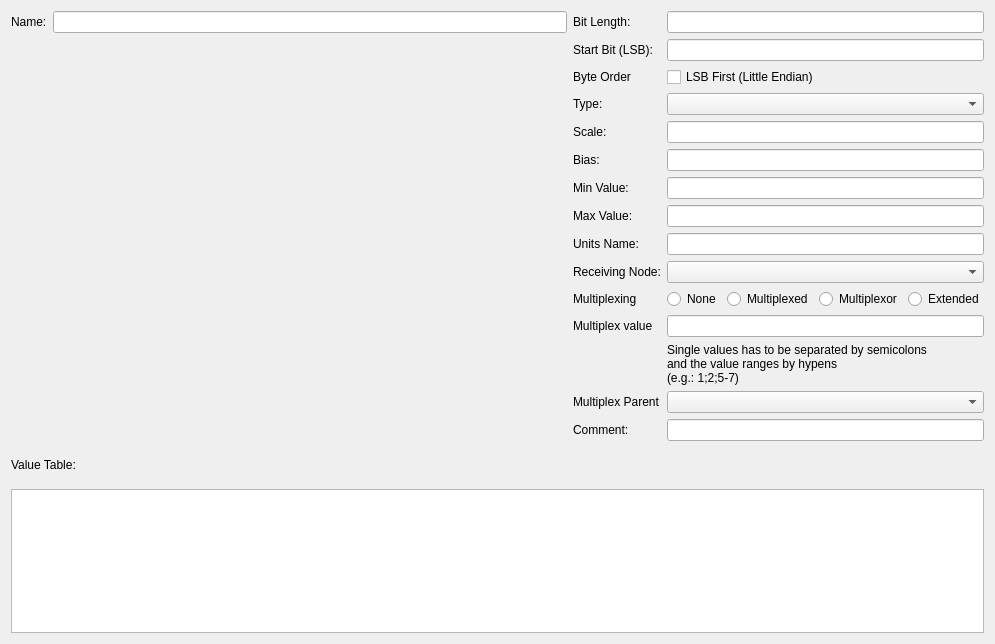
<?xml version="1.0" encoding="UTF-8"?>
<ui version="4.0">
 <class>DBCSignalEditor</class>
 <widget class="QDialog" name="DBCSignalEditor">
  <property name="geometry">
   <rect>
    <x>0</x>
    <y>0</y>
    <width>995</width>
    <height>644</height>
   </rect>
  </property>
  <property name="windowTitle">
   <string>Signal Editor</string>
  </property>
  <layout class="QVBoxLayout" name="verticalLayout" stretch="10,1,4">
   <item>
    <layout class="QHBoxLayout" name="horizontalLayout" stretch="2,1">
     <item>
      <layout class="QVBoxLayout" name="verticalLayout_2">
       <item>
        <layout class="QHBoxLayout" name="horizontalLayout_3">
         <item>
          <widget class="QLabel" name="label">
           <property name="text">
            <string>Name:</string>
           </property>
          </widget>
         </item>
         <item>
          <widget class="QLineEdit" name="txtName"/>
         </item>
        </layout>
       </item>
       <item>
        <widget class="CANDataGrid" name="bitfield" native="true">
         <property name="sizePolicy">
          <sizepolicy hsizetype="Expanding" vsizetype="Expanding">
           <horstretch>0</horstretch>
           <verstretch>0</verstretch>
          </sizepolicy>
         </property>
         <property name="minimumSize">
          <size>
           <width>300</width>
           <height>300</height>
          </size>
         </property>
        </widget>
       </item>
      </layout>
     </item>
     <item>
      <layout class="QFormLayout" name="formLayout_2">
       <item row="0" column="0">
        <widget class="QLabel" name="label_4">
         <property name="text">
          <string>Bit Length:</string>
         </property>
        </widget>
       </item>
       <item row="0" column="1">
        <widget class="QLineEdit" name="txtBitLength"/>
       </item>
       <item row="1" column="0">
        <widget class="QLabel" name="label_startbit">
         <property name="text">
          <string>Start Bit (LSB):</string>
         </property>
        </widget>
       </item>
       <item row="1" column="1">
        <widget class="QLineEdit" name="txtStartBit"/>
       </item>
       <item row="2" column="0">
        <widget class="QLabel" name="label_5">
         <property name="text">
          <string>Byte Order</string>
         </property>
        </widget>
       </item>
       <item row="2" column="1">
        <widget class="QCheckBox" name="cbIntelFormat">
         <property name="text">
          <string>LSB First (Little Endian)</string>
         </property>
        </widget>
       </item>
       <item row="3" column="0">
        <widget class="QLabel" name="label_6">
         <property name="text">
          <string>Type:</string>
         </property>
        </widget>
       </item>
       <item row="3" column="1">
        <widget class="QComboBox" name="comboType"/>
       </item>
       <item row="4" column="0">
        <widget class="QLabel" name="label_7">
         <property name="text">
          <string>Scale:</string>
         </property>
        </widget>
       </item>
       <item row="4" column="1">
        <widget class="QLineEdit" name="txtScale"/>
       </item>
       <item row="5" column="0">
        <widget class="QLabel" name="label_8">
         <property name="text">
          <string>Bias:</string>
         </property>
        </widget>
       </item>
       <item row="5" column="1">
        <widget class="QLineEdit" name="txtBias"/>
       </item>
       <item row="6" column="0">
        <widget class="QLabel" name="label_9">
         <property name="text">
          <string>Min Value:</string>
         </property>
        </widget>
       </item>
       <item row="6" column="1">
        <widget class="QLineEdit" name="txtMinVal"/>
       </item>
       <item row="7" column="0">
        <widget class="QLabel" name="label_10">
         <property name="text">
          <string>Max Value:</string>
         </property>
        </widget>
       </item>
       <item row="7" column="1">
        <widget class="QLineEdit" name="txtMaxVal"/>
       </item>
       <item row="8" column="0">
        <widget class="QLabel" name="label_12">
         <property name="text">
          <string>Units Name:</string>
         </property>
        </widget>
       </item>
       <item row="8" column="1">
        <widget class="QLineEdit" name="txtUnitName"/>
       </item>
       <item row="9" column="0">
        <widget class="QLabel" name="label_11">
         <property name="text">
          <string>Receiving Node:</string>
         </property>
        </widget>
       </item>
       <item row="9" column="1">
        <widget class="QComboBox" name="comboReceiver"/>
       </item>
       <item row="10" column="0">
        <widget class="QLabel" name="label_14">
         <property name="text">
          <string>Multiplexing</string>
         </property>
        </widget>
       </item>
       <item row="10" column="1">
        <layout class="QHBoxLayout" name="horizontalLayout_2">
         <item>
          <widget class="QRadioButton" name="rbNotMulti">
           <property name="text">
            <string>None</string>
           </property>
          </widget>
         </item>
         <item>
          <widget class="QRadioButton" name="rbMultiplexed">
           <property name="text">
            <string>Multiplexed</string>
           </property>
          </widget>
         </item>
         <item>
          <widget class="QRadioButton" name="rbMultiplexor">
           <property name="text">
            <string>Multiplexor</string>
           </property>
          </widget>
         </item>
         <item>
          <widget class="QRadioButton" name="rbExtended">
           <property name="text">
            <string>Extended</string>
           </property>
          </widget>
         </item>
        </layout>
       </item>
       <item row="11" column="0">
        <widget class="QLabel" name="label_15">
         <property name="text">
          <string>Multiplex value</string>
         </property>
        </widget>
       </item>
       <item row="11" column="1">
        <widget class="QLineEdit" name="txtMultiplexValues"/>
       </item>
       <item row="13" column="0">
        <widget class="QLabel" name="label_16">
         <property name="text">
          <string>Multiplex Parent</string>
         </property>
        </widget>
       </item>
       <item row="13" column="1">
        <widget class="QComboBox" name="cbMultiplexParent"/>
       </item>
       <item row="14" column="0">
        <widget class="QLabel" name="label_13">
         <property name="text">
          <string>Comment:</string>
         </property>
        </widget>
       </item>
       <item row="14" column="1">
        <widget class="QLineEdit" name="txtComment"/>
       </item>
       <item row="12" column="1">
        <widget class="QLabel" name="label_3">
         <property name="text">
          <string>Single values has to be separated by semicolons
and the value ranges by hypens
(e.g.: 1;2;5-7)</string>
         </property>
        </widget>
       </item>
      </layout>
     </item>
    </layout>
   </item>
   <item>
    <widget class="QLabel" name="label_2">
     <property name="text">
      <string>Value Table:</string>
     </property>
    </widget>
   </item>
   <item>
    <widget class="QTableWidget" name="valuesTable"/>
   </item>
  </layout>
 </widget>
 <customwidgets>
  <customwidget>
   <class>CANDataGrid</class>
   <extends>QWidget</extends>
   <header>candatagrid.h</header>
   <container>1</container>
  </customwidget>
 </customwidgets>
 <tabstops>
  <tabstop>txtBitLength</tabstop>
  <tabstop>txtStartBit</tabstop>
  <tabstop>cbIntelFormat</tabstop>
  <tabstop>comboType</tabstop>
  <tabstop>txtScale</tabstop>
  <tabstop>txtBias</tabstop>
  <tabstop>txtMinVal</tabstop>
  <tabstop>txtMaxVal</tabstop>
  <tabstop>txtUnitName</tabstop>
  <tabstop>comboReceiver</tabstop>
  <tabstop>rbNotMulti</tabstop>
  <tabstop>rbMultiplexed</tabstop>
  <tabstop>rbMultiplexor</tabstop>
  <tabstop>rbExtended</tabstop>
  <tabstop>txtMultiplexValues</tabstop>
  <tabstop>cbMultiplexParent</tabstop>
  <tabstop>txtComment</tabstop>
  <tabstop>valuesTable</tabstop>
 </tabstops>
 <resources/>
 <connections/>
</ui>
